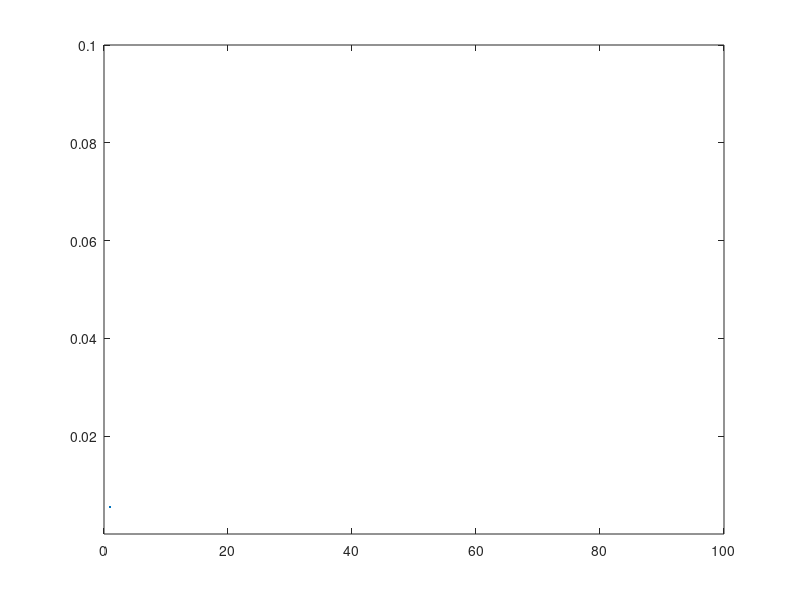

This figure's MATLAB source:
t= 0;
t_max = 10000;
N = 100; % number of stem cells about 5*10^5
tau = 10;
P_SC = 1/tau; % probability of SC dividing unevenly
z = 14; %number of times progenitor cell divides before dying
Ub = 10^-8; %probability of assymetric division gaining jak2 mutation
Ua = 2*10^-6; % symetric division without altering cell's phenotype
alpha = 2; %ratio of symmetric vs. asymmetric
gamma = 5; %additonal number of divisions
Z_Jak2 = z +gamma; %number of divisions progenitor cells with jak2 mutations will undergo before dying
d = 0.05; %death rate of cell 
%may want to update death rate after mutation 
lineage_cell = z*N*P_SC; %number of progenitor cell at each time step
Total_Num_Prog = 2*exp((z+1) - 1 )*N*P_SC; %total number of progenitor cells 
prog_div = N*P_SC*(2*exp(z) -1); % number of progenitor cells that will divide in two
prog_death = N*P_SC*(2*exp(z)); % number of progenitor cells that will die
fk = 1; %


%Prog_cells = [];
%if
% newinfo = ;
%prog_cells = [prog_cells)

%end


%%%%%%%%%%%%%%%%%%%%%%%%%%%%%%%%%%%%%%%%%%%%%%%%%
%%%%%%%%%%%%%Different Scenarios%%%%%%%%%%%%%%%%
%%%%%%%%%%%%%%%%%%%%%%%%%%%%%%%%%%%%%%%%%%%%%%%%%

%%%%%Scenario (i). A Stem Cell Acquires JAK2V617F.%%%%%
P1 = 0;  %probability of Scenerio 1
dP1 = (1-P1)*(N/tau)*(1+d)*(1/2+alpha)*Ub;
%N/tau: number of stem cell divides
%dN/tau: expected # of births stem cells undergo per time step to compensate for cell death
% (1/2 + alpha)*ub: probablilty that mutation arises
% 1-P1: probability Jak2 mutation has not occured. 




%%%%%Scenario (ii). A Progenitor Acquires a Mutation Conferring
%%%%%Self-Renewal Followed by JAK2V617F%%%
% p2 = 1- exp(-(N/tau)*sum(Fk*Gk*(1-d),1,t-z)); 
%  Fk = exp(-(2^(z - 1)*ua*(K-1)))*((2^z)-1)*ua;   %expected number of cells in which a mutation conferring self-renewal emerged at time k,
%  Gk = 1- exp(-((2^z -1)*ub + exp(-((2^z) -1)*ub)*(2^z)*ub*(t-z-k))); %probability that the JAK2V617F mutation emerges in the clone carrying the first mutation between times k and t.
 
 
 p2 = (N/2)*P_SC*2^(2*z)*Ua*Ub*((t-z)^2)*(1+d);
 
 plot(p2);
 axis([0,100 10^-5, 10^-1]);


%%%%%Scenario (iii). A Progenitor Acquires JAK2V617F Followed by a Mutation
%%%%%Conferring Self-Renewal.%%%%

p3 = N*P_SC*(2^(z + gamma - 1))*(z+1)*Ua*Ub*((t - (z/2 + gamma))*(1+d));


%Hi = 2^(i - 1)*Ub*(

%%%%%Scenario (iv). A Stem Cell Acquires a Mutation Conferring Self-Renewal
%%%%%to a Progenitor, Followed by the JAK2V617F Mutation Arising in a
%%%%%Progenitor.%%%%%%%%

%fk = (1 - (Ua/2) * (P_SC) -(alpha)*Ua*(P_SC))^k;
%fk = fk* (1 - Ua*P_SC/2 - alpha*Ua*P_SC);
%Gk = 1 - exp((-((2^z -1)*Ub + exp(-(2^z - 1)*Ub)*(2^z)*Ub*(t-z-k)))

%Lk = (fk*Ua/2 + (1-fk)); %expected number of progenitors at the most undifferentiated stage carrying the self-renewal mutation
%p4 = 1 - exp(-(N*P_SC)*sum(Lk*Gk, 1, t-z)*(1-d));






















